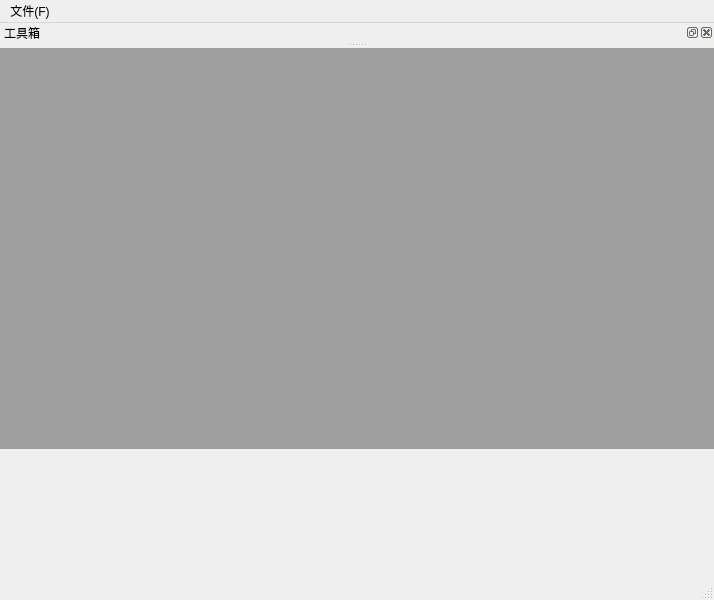
<?xml version="1.0" encoding="UTF-8"?>
<ui version="4.0">
 <class>MainWindow</class>
 <widget class="QMainWindow" name="MainWindow">
  <property name="geometry">
   <rect>
    <x>0</x>
    <y>0</y>
    <width>714</width>
    <height>600</height>
   </rect>
  </property>
  <property name="windowTitle">
   <string>MainWindow</string>
  </property>
  <widget class="QWidget" name="centralwidget">
   <widget class="QMdiArea" name="mdiArea">
    <property name="geometry">
     <rect>
      <x>0</x>
      <y>0</y>
      <width>721</width>
      <height>401</height>
     </rect>
    </property>
   </widget>
  </widget>
  <widget class="QMenuBar" name="menubar">
   <property name="geometry">
    <rect>
     <x>0</x>
     <y>0</y>
     <width>714</width>
     <height>25</height>
    </rect>
   </property>
   <widget class="QMenu" name="menuFile_F">
    <property name="title">
     <string>文件(F)</string>
    </property>
    <addaction name="actionNew_N"/>
    <addaction name="actionshowdock_D"/>
   </widget>
   <addaction name="menuFile_F"/>
  </widget>
  <widget class="QStatusBar" name="statusbar"/>
  <widget class="QDockWidget" name="dockWidget_3">
   <property name="windowTitle">
    <string>工具箱</string>
   </property>
   <attribute name="dockWidgetArea">
    <number>4</number>
   </attribute>
   <widget class="QWidget" name="dockWidgetContents_4">
    <widget class="QPushButton" name="pushButton">
     <property name="geometry">
      <rect>
       <x>350</x>
       <y>50</y>
       <width>93</width>
       <height>28</height>
      </rect>
     </property>
     <property name="text">
      <string>Dock按钮</string>
     </property>
    </widget>
    <widget class="QWidget" name="verticalLayoutWidget">
     <property name="geometry">
      <rect>
       <x>10</x>
       <y>20</y>
       <width>211</width>
       <height>161</height>
      </rect>
     </property>
     <layout class="QVBoxLayout" name="verticalLayout">
      <item>
       <widget class="QTextEdit" name="textEdit"/>
      </item>
     </layout>
    </widget>
   </widget>
  </widget>
  <action name="actionNew_N">
   <property name="icon">
    <iconset resource="res.qrc">
     <normaloff>:/res/252a54de_E776297_69cf2d91.png</normaloff>:/res/252a54de_E776297_69cf2d91.png</iconset>
   </property>
   <property name="text">
    <string>新建文件(N)</string>
   </property>
  </action>
  <action name="actionshowdock_D">
   <property name="icon">
    <iconset resource="res.qrc">
     <normaloff>:/res/252a54de_E776297_69cf2d91.png</normaloff>:/res/252a54de_E776297_69cf2d91.png</iconset>
   </property>
   <property name="text">
    <string>显示Dock(&amp;D)</string>
   </property>
  </action>
 </widget>
 <resources>
  <include location="res.qrc"/>
 </resources>
 <connections/>
</ui>
